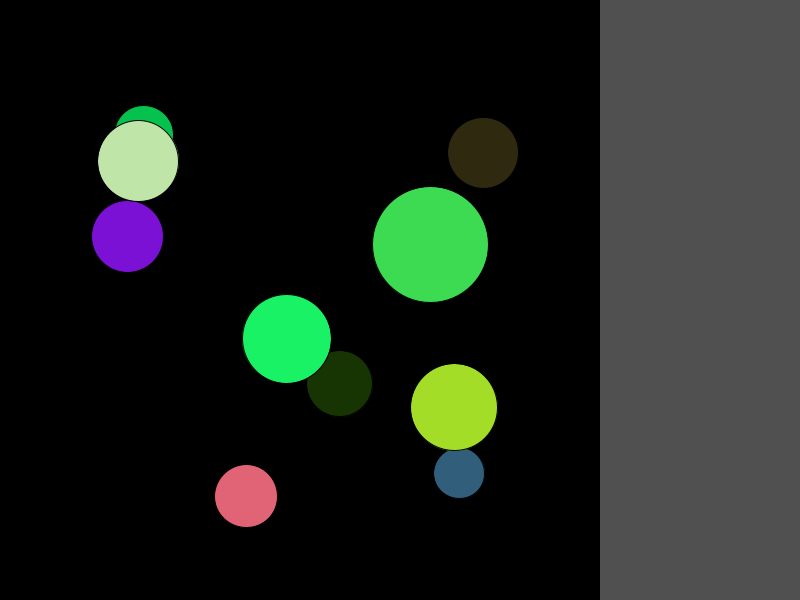
Frame 1 (no input)
Frame 60 (the mouse pressed at the canvas centre just before this capture): identical to frame 1, image omitted
Frame 120 (the mouse held since frame 60 and released just before this capture): identical to frame 1, image omitted

The Processing sketch that drew this single still picture (run headless with seeded random() and noise(); from frame 60 on, the mouse is pressed at the canvas centre):

// Processing sketch: planetas
// ── planetas.pde
ArrayList<Planeta> planetas;
ArrayList<Entidad> seleccion;

void setup() {
  size(800, 600);
  iniciar();
}

void draw() {
  background(0);
  for (int i = 0; i < planetas.size(); i++) {
    planetas.get(i).act();
  }
  gui();
}

void mousePressed() {
  if (mouseX < 600) {
    for (int i = 0; i < seleccion.size(); i++) {
      seleccion.get(i).seleccionado = false;
    }
    seleccion = new ArrayList();
    for (int i = planetas.size()-1; i >= 0; i--) {
      Planeta aux = planetas.get(i);
      if (aux.seleccionar()) {
        seleccion.add(aux);
        aux.seleccionado = true;
        break;
      }
    }
  }
}

void iniciar() {
  planetas = new ArrayList();
  seleccion = new ArrayList();
  for (int i = 0; i < 10; i++) {
    planetas.add(new Planeta(random(width-200-120)+120, random(height-120)+120));
  }
}
void gui() {
  noStroke();
  fill(80);
  rect(600, 0, 200, height);
}

class Entidad {
  boolean seleccionado = false;
  boolean seleccionar() {
    return false;
  }
}

class Planeta extends Entidad {
  color col;
  float x, y, tam;
  Planeta(float x, float y) {
    this.x = x;
    this.y = y;
    tam = int(random(40, 120));
    col = color(random(256), random(256), random(256));
  }
  void act() {
    draw();
  }
  void draw() {
    fill(col);
    if (seleccionado) {
      strokeWeight(2);
      stroke(0, 255, 0);
    }
    else {
      strokeWeight(1);
      stroke(0);
    }

    ellipse(x, y, tam, tam);
  }

  boolean seleccionar() {
    if (dist(mouseX, mouseY, x, y)<tam/2) {
      return true;
    }
    else {
      return false;
    }
  }
}
